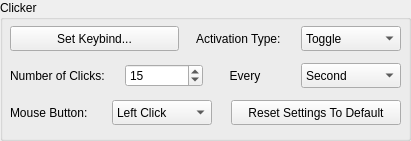
   <widget class="QGroupBox" name="groupBox">
    <property name="geometry">
     <rect>
      <x>10</x>
      <y>10</y>
      <width>411</width>
      <height>141</height>
     </rect>
    </property>
    <property name="font">
     <font>
      <family>Leelawadee UI</family>
      <pointsize>9</pointsize>
      <bold>false</bold>
     </font>
    </property>
    <property name="toolTipDuration">
     <number>-1</number>
    </property>
    <property name="locale">
     <locale language="English" country="UnitedStates"/>
    </property>
    <property name="title">
     <string>Clicker</string>
    </property>
    <widget class="QWidget" name="gridLayoutWidget">
     <property name="geometry">
      <rect>
       <x>10</x>
       <y>20</y>
       <width>391</width>
       <height>111</height>
      </rect>
     </property>
     <property name="font">
      <font>
       <family>Leelawadee UI</family>
       <pointsize>9</pointsize>
       <bold>false</bold>
      </font>
     </property>
     <property name="toolTipDuration">
      <number>-1</number>
     </property>
     <property name="locale">
      <locale language="English" country="UnitedStates"/>
     </property>
     <layout class="QGridLayout" name="gridLayout">
      <property name="spacing">
       <number>6</number>
      </property>
      <item row="2" column="0">
       <layout class="QHBoxLayout" name="horizontalLayout_10" stretch="4,4">
        <item>
         <layout class="QHBoxLayout" name="horizontalLayout_3" stretch="0,0">
          <property name="spacing">
           <number>20</number>
          </property>
          <property name="sizeConstraint">
           <enum>QLayout::SizeConstraint::SetDefaultConstraint</enum>
          </property>
          <property name="leftMargin">
           <number>0</number>
          </property>
          <property name="rightMargin">
           <number>0</number>
          </property>
          <property name="bottomMargin">
           <number>0</number>
          </property>
          <item>
           <widget class="QLabel" name="label_3">
            <property name="minimumSize">
             <size>
              <width>0</width>
              <height>0</height>
             </size>
            </property>
            <property name="font">
             <font>
              <family>Leelawadee UI</family>
              <pointsize>9</pointsize>
              <bold>false</bold>
             </font>
            </property>
            <property name="toolTipDuration">
             <number>-1</number>
            </property>
            <property name="locale">
             <locale language="English" country="UnitedStates"/>
            </property>
            <property name="text">
             <string>Number of Clicks:</string>
            </property>
           </widget>
          </item>
          <item>
           <widget class="QSpinBox" name="ClicksSpeedInputBox">
            <property name="font">
             <font>
              <family>Leelawadee UI</family>
              <pointsize>9</pointsize>
              <bold>false</bold>
             </font>
            </property>
            <property name="toolTip">
             <string>&lt;html&gt;&lt;head/&gt;&lt;body&gt;&lt;p&gt;How many clicks per period the clicker will execute.&lt;/p&gt;&lt;p&gt;&lt;span style=&quot; font-weight:700;&quot;&gt;Values over 250 clicks &lt;/span&gt;&lt;span style=&quot; font-weight:700; color:#a1ff93;&quot;&gt;per second&lt;/span&gt;&lt;span style=&quot; font-weight:700;&quot;&gt; might &lt;/span&gt;&lt;span style=&quot; font-weight:700; color:#ff8373;&quot;&gt;cause lag&lt;/span&gt; depending on your computer and the software you click in, use with caution&lt;/p&gt;&lt;/body&gt;&lt;/html&gt;</string>
            </property>
            <property name="toolTipDuration">
             <number>-1</number>
            </property>
            <property name="locale">
             <locale language="English" country="UnitedStates"/>
            </property>
            <property name="maximum">
             <number>1999</number>
            </property>
            <property name="value">
             <number>15</number>
            </property>
           </widget>
          </item>
         </layout>
        </item>
        <item>
         <layout class="QHBoxLayout" name="horizontalLayout_4" stretch="0,0">
          <property name="spacing">
           <number>20</number>
          </property>
          <property name="leftMargin">
           <number>0</number>
          </property>
          <property name="topMargin">
           <number>0</number>
          </property>
          <property name="rightMargin">
           <number>0</number>
          </property>
          <property name="bottomMargin">
           <number>0</number>
          </property>
          <item>
           <widget class="QLabel" name="label_4">
            <property name="minimumSize">
             <size>
              <width>0</width>
              <height>0</height>
             </size>
            </property>
            <property name="font">
             <font>
              <family>Leelawadee UI</family>
              <pointsize>9</pointsize>
              <bold>false</bold>
             </font>
            </property>
            <property name="toolTipDuration">
             <number>-1</number>
            </property>
            <property name="locale">
             <locale language="English" country="UnitedStates"/>
            </property>
            <property name="frameShape">
             <enum>QFrame::Shape::NoFrame</enum>
            </property>
            <property name="lineWidth">
             <number>1</number>
            </property>
            <property name="text">
             <string>Every</string>
            </property>
            <property name="alignment">
             <set>Qt::AlignmentFlag::AlignCenter</set>
            </property>
           </widget>
          </item>
          <item>
           <widget class="QComboBox" name="ClickIntervalComboBox">
            <property name="enabled">
             <bool>true</bool>
            </property>
            <property name="minimumSize">
             <size>
              <width>100</width>
              <height>25</height>
             </size>
            </property>
            <property name="maximumSize">
             <size>
              <width>100</width>
              <height>25</height>
             </size>
            </property>
            <property name="font">
             <font>
              <family>Leelawadee UI</family>
              <pointsize>9</pointsize>
              <bold>false</bold>
             </font>
            </property>
            <property name="toolTip">
             <string>&lt;!DOCTYPE HTML PUBLIC &quot;-//W3C//DTD HTML 4.0//EN&quot; &quot;http://www.w3.org/TR/REC-html40/strict.dtd&quot;&gt;
&lt;html&gt;&lt;head&gt;&lt;meta name=&quot;qrichtext&quot; content=&quot;1&quot; /&gt;&lt;meta charset=&quot;utf-8&quot; /&gt;&lt;style type=&quot;text/css&quot;&gt;
p, li { white-space: pre-wrap; }
hr { height: 1px; border-width: 0; }
li.unchecked::marker { content: &quot;\2610&quot;; }
li.checked::marker { content: &quot;\2612&quot;; }
&lt;/style&gt;&lt;/head&gt;&lt;body style=&quot; font-family:'Segoe UI'; font-size:9pt; font-weight:400; font-style:normal;&quot;&gt;
&lt;p style=&quot; margin-top:12px; margin-bottom:12px; margin-left:0px; margin-right:0px; -qt-block-indent:0; text-indent:0px;&quot;&gt;Decides the time span in which the Number of Clicks will be executed.&lt;/p&gt;&lt;/body&gt;&lt;/html&gt;</string>
            </property>
            <property name="toolTipDuration">
             <number>-1</number>
            </property>
            <property name="locale">
             <locale language="English" country="UnitedStates"/>
            </property>
            <item>
             <property name="text">
              <string>Second</string>
             </property>
            </item>
            <item>
             <property name="text">
              <string>Minute</string>
             </property>
            </item>
            <item>
             <property name="text">
              <string>Hour</string>
             </property>
            </item>
            <item>
             <property name="text">
              <string>Day</string>
             </property>
            </item>
           </widget>
          </item>
         </layout>
        </item>
       </layout>
      </item>
      <item row="0" column="0">
       <layout class="QHBoxLayout" name="horizontalLayout_8" stretch="4,4">
        <property name="spacing">
         <number>6</number>
        </property>
        <item>
         <layout class="QHBoxLayout" name="horizontalLayout" stretch="0">
          <property name="spacing">
           <number>20</number>
          </property>
          <property name="leftMargin">
           <number>0</number>
          </property>
          <property name="rightMargin">
           <number>0</number>
          </property>
          <property name="bottomMargin">
           <number>0</number>
          </property>
          <item>
           <widget class="QPushButton" name="pushButton_2">
            <property name="minimumSize">
             <size>
              <width>0</width>
              <height>20</height>
             </size>
            </property>
            <property name="maximumSize">
             <size>
              <width>16777215</width>
              <height>25</height>
             </size>
            </property>
            <property name="font">
             <font>
              <family>Leelawadee UI</family>
              <pointsize>9</pointsize>
              <bold>false</bold>
             </font>
            </property>
            <property name="toolTipDuration">
             <number>-1</number>
            </property>
            <property name="locale">
             <locale language="English" country="UnitedStates"/>
            </property>
            <property name="text">
             <string>Set Keybind...</string>
            </property>
           </widget>
          </item>
         </layout>
        </item>
        <item>
         <layout class="QHBoxLayout" name="horizontalLayout_7" stretch="0,0">
          <property name="spacing">
           <number>20</number>
          </property>
          <property name="leftMargin">
           <number>11</number>
          </property>
          <property name="topMargin">
           <number>0</number>
          </property>
          <property name="rightMargin">
           <number>0</number>
          </property>
          <property name="bottomMargin">
           <number>0</number>
          </property>
          <item>
           <widget class="QLabel" name="label_5">
            <property name="minimumSize">
             <size>
              <width>0</width>
              <height>0</height>
             </size>
            </property>
            <property name="font">
             <font>
              <family>Leelawadee UI</family>
              <pointsize>9</pointsize>
              <bold>false</bold>
             </font>
            </property>
            <property name="toolTipDuration">
             <number>-1</number>
            </property>
            <property name="locale">
             <locale language="English" country="UnitedStates"/>
            </property>
            <property name="frameShape">
             <enum>QFrame::Shape::NoFrame</enum>
            </property>
            <property name="lineWidth">
             <number>1</number>
            </property>
            <property name="text">
             <string>Activation Type:</string>
            </property>
            <property name="alignment">
             <set>Qt::AlignmentFlag::AlignLeading|Qt::AlignmentFlag::AlignLeft|Qt::AlignmentFlag::AlignVCenter</set>
            </property>
           </widget>
          </item>
          <item>
           <widget class="QComboBox" name="ActivationTypeComboBox">
            <property name="enabled">
             <bool>true</bool>
            </property>
            <property name="minimumSize">
             <size>
              <width>100</width>
              <height>0</height>
             </size>
            </property>
            <property name="maximumSize">
             <size>
              <width>100</width>
              <height>25</height>
             </size>
            </property>
            <property name="font">
             <font>
              <family>Leelawadee UI</family>
              <pointsize>9</pointsize>
              <bold>false</bold>
             </font>
            </property>
            <property name="toolTip">
             <string>&lt;html&gt;&lt;head/&gt;&lt;body&gt;&lt;p&gt;&lt;span style=&quot; font-style:italic;&quot;&gt;Changes how the keybind affects the autoclicker.&lt;/span&gt;&lt;/p&gt;&lt;p&gt;&lt;span style=&quot; font-weight:700;&quot;&gt;Toggle: &lt;/span&gt;Once the keybind is presseed, the autoclicker runs until the keybind is pressed again.&lt;/p&gt;&lt;p&gt;&lt;span style=&quot; font-weight:700;&quot;&gt;Hold: &lt;/span&gt;The autoclicker is only active while the Keybind is &lt;span style=&quot; font-weight:700;&quot;&gt;held down&lt;/span&gt;&lt;/p&gt;&lt;/body&gt;&lt;/html&gt;</string>
            </property>
            <property name="toolTipDuration">
             <number>-1</number>
            </property>
            <property name="locale">
             <locale language="English" country="UnitedStates"/>
            </property>
            <item>
             <property name="text">
              <string>Toggle</string>
             </property>
            </item>
            <item>
             <property name="text">
              <string>Hold</string>
             </property>
            </item>
           </widget>
          </item>
         </layout>
        </item>
       </layout>
      </item>
      <item row="3" column="0">
       <layout class="QHBoxLayout" name="horizontalLayout_9" stretch="4,2">
        <property name="spacing">
         <number>6</number>
        </property>
        <property name="leftMargin">
         <number>0</number>
        </property>
        <property name="rightMargin">
         <number>0</number>
        </property>
        <item>
         <layout class="QHBoxLayout" name="horizontalLayout_2" stretch="0,0">
          <property name="spacing">
           <number>0</number>
          </property>
          <property name="leftMargin">
           <number>0</number>
          </property>
          <property name="rightMargin">
           <number>0</number>
          </property>
          <property name="bottomMargin">
           <number>0</number>
          </property>
          <item>
           <widget class="QLabel" name="label">
            <property name="minimumSize">
             <size>
              <width>0</width>
              <height>0</height>
             </size>
            </property>
            <property name="font">
             <font>
              <family>Leelawadee UI</family>
              <pointsize>9</pointsize>
              <bold>false</bold>
             </font>
            </property>
            <property name="toolTipDuration">
             <number>-1</number>
            </property>
            <property name="locale">
             <locale language="English" country="UnitedStates"/>
            </property>
            <property name="text">
             <string>Mouse Button:</string>
            </property>
           </widget>
          </item>
          <item>
           <widget class="QComboBox" name="MouseButtonComboBox">
            <property name="enabled">
             <bool>true</bool>
            </property>
            <property name="minimumSize">
             <size>
              <width>100</width>
              <height>25</height>
             </size>
            </property>
            <property name="maximumSize">
             <size>
              <width>100</width>
              <height>25</height>
             </size>
            </property>
            <property name="font">
             <font>
              <family>Leelawadee UI</family>
              <pointsize>9</pointsize>
              <bold>false</bold>
             </font>
            </property>
            <property name="toolTip">
             <string>Which mouse button the Autoclicker will press.</string>
            </property>
            <property name="toolTipDuration">
             <number>-1</number>
            </property>
            <property name="locale">
             <locale language="English" country="UnitedStates"/>
            </property>
            <item>
             <property name="text">
              <string>Left Click</string>
             </property>
            </item>
            <item>
             <property name="text">
              <string>Right Click</string>
             </property>
            </item>
            <item>
             <property name="text">
              <string>Middle Click</string>
             </property>
            </item>
           </widget>
          </item>
         </layout>
        </item>
        <item>
         <layout class="QHBoxLayout" name="horizontalLayout_5">
          <property name="spacing">
           <number>0</number>
          </property>
          <property name="leftMargin">
           <number>13</number>
          </property>
          <item>
           <widget class="QPushButton" name="ResetSettingsButton">
            <property name="minimumSize">
             <size>
              <width>170</width>
              <height>20</height>
             </size>
            </property>
            <property name="maximumSize">
             <size>
              <width>170</width>
              <height>25</height>
             </size>
            </property>
            <property name="font">
             <font>
              <family>Leelawadee UI</family>
              <pointsize>9</pointsize>
              <bold>false</bold>
             </font>
            </property>
            <property name="toolTip">
             <string>&lt;html&gt;&lt;head/&gt;&lt;body&gt;&lt;p&gt;&lt;span style=&quot; color:#ff0a0e;&quot;&gt;Resets all settings to default!&lt;/span&gt;&lt;/p&gt;&lt;/body&gt;&lt;/html&gt;</string>
            </property>
            <property name="toolTipDuration">
             <number>-1</number>
            </property>
            <property name="locale">
             <locale language="English" country="UnitedStates"/>
            </property>
            <property name="text">
             <string>Reset Settings To Default</string>
            </property>
           </widget>
          </item>
         </layout>
        </item>
       </layout>
      </item>
     </layout>
    </widget>
   </widget>
